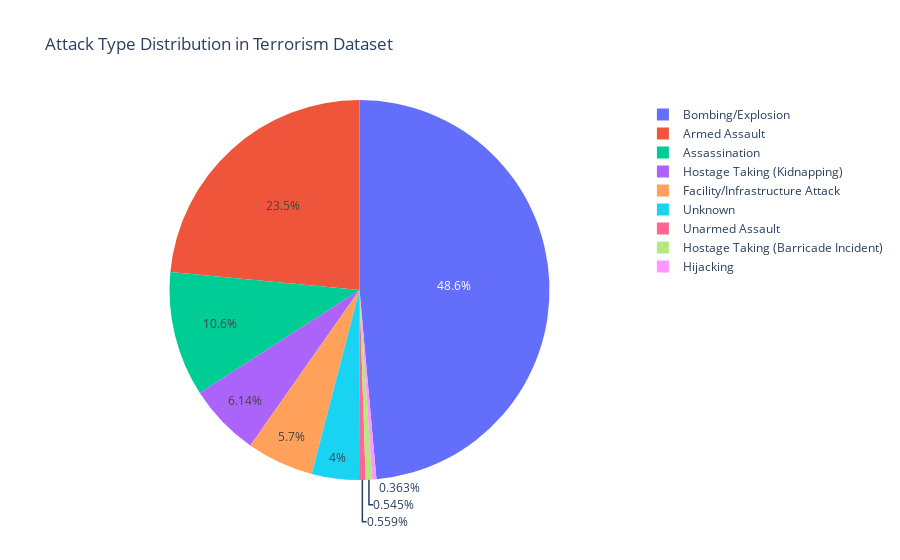

Notebook code cell kept with this figure:
### Code cell
# Calculate the distribution of attack types
attack_type_counts = df['Attack Type'].value_counts()

fig = px.pie(attack_type_counts, values=attack_type_counts.values, names=attack_type_counts.index,
             title='Attack Type Distribution in Terrorism Dataset', labels={'label': 'Attack Type'})

fig.show()

### Figure 1 — Plotly figure (JSON) as saved in the notebook; plotly's stock layout.template omitted (floating-point values rounded to 4 significant figures)
{"data": [{"domain": {"x": [0, 1], "y": [0, 1]}, "hovertemplate": "index=%{label}<br>value=%{value}<extra></extra>", "labels": ["Bombing/Explosion", "Armed Assault", "Assassination", "Hostage Taking (Kidnapping)", "Facility/Infrastructure Attack", "Unknown", "Unarmed Assault", "Hostage Taking (Barricade Incident)", "Hijacking"], "legendgroup": "", "name": "", "showlegend": true, "type": "pie", "values": [88255, 42669, 19312, 11158, 10356, 7276, 1015, 991, 659]}], "layout": {"legend": {"tracegroupgap": 0}, "title": {"text": "Attack Type Distribution in Terrorism Dataset"}}}
